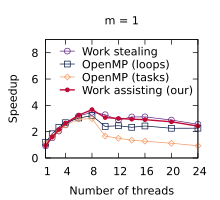

Reproduce this figure in gnuplot.
set title "m = 1"
set terminal pdf size 2.2,2.0
set output "./results/LUD_n___512,_m___1.pdf"
set key on
set key top left Left reverse
set key samplen 1.4
set xrange [1:24]
set xtics (1, 4, 8, 12, 16, 20, 24)
set xlabel "Number of threads"
set yrange [0:9]
set ytics (0, 2, 4, 6, 8)
set ylabel "Speedup"
plot './results/LUD_n___512,_m___1.dat' using 1:2 title "Work stealing" pointsize 0.7 lw 1 pt 6 linecolor rgb "#5B2182" with linespoints, \
  './results/LUD_n___512,_m___1.dat' using 1:3 title "OpenMP (loops)" pointsize 0.7 lw 1 pt 4 linecolor rgb "#001240" with linespoints, \
  './results/LUD_n___512,_m___1.dat' using 1:4 title "OpenMP (tasks)" pointsize 0.7 lw 1 pt 12 linecolor rgb "#F3965E" with linespoints, \
  './results/LUD_n___512,_m___1.dat' using 1:5 title "Work assisting (our)" pointsize 0.4 lw 2 pt 7 linecolor rgb "#C00A35" with linespoints
